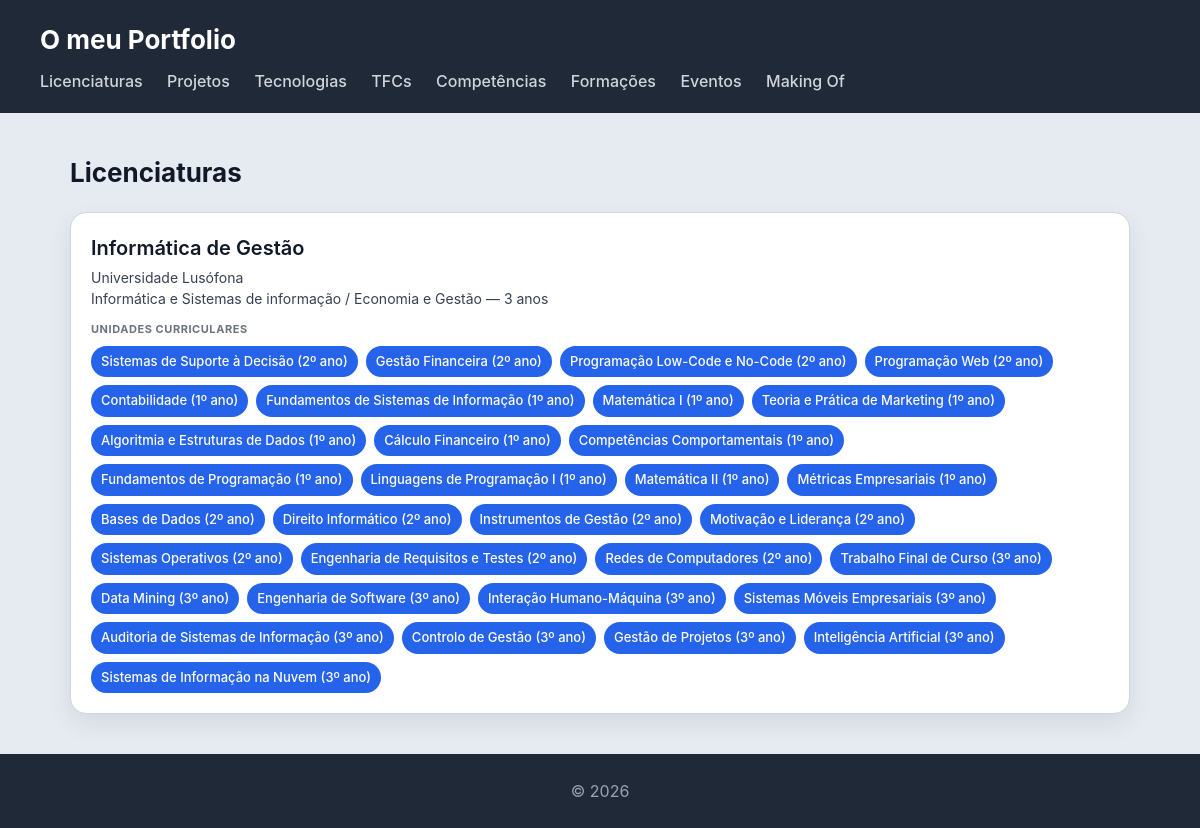
Page /portfolio/licenciaturas/ on the committed database.
### portfolio/models.py (models this page shows, shortened)
class Licenciatura(models.Model):
    nome = models.CharField(max_length=200)
    instituicao = models.CharField(max_length=200)
    area = models.CharField(max_length=100)
    duracao_anos = models.IntegerField()
    descricao = models.TextField(blank=True)
    link = models.URLField(blank=True)

class UnidadeCurricular(models.Model):
    SEMESTRE_CHOICES = [
        (1, 'Semestre 1'),
        (2, 'Semestre 2'),
    ]
    licenciatura = models.ForeignKey(Licenciatura, on_delete=models.CASCADE, related_name='unidades')
    nome = models.CharField(max_length=200)
    ano = models.IntegerField()
    semestre = models.IntegerField(choices=SEMESTRE_CHOICES)
    descricao = models.TextField(blank=True)
    imagem = models.ImageField(upload_to='unidades/', blank=True, null=True)
    docente_nome = models.CharField(max_length=200, blank=True)
    docente_link = models.URLField(blank=True)

### portfolio/views.py (the view)
# urls.py: path('licenciaturas/', views.licenciaturas_view, name='licenciaturas'),
def licenciaturas_view(request):
    licenciaturas = Licenciatura.objects.prefetch_related('unidades').all()
    return render(request, 'portfolio/licenciaturas.html', {'licenciaturas': licenciaturas})

### portfolio/templates/portfolio/licenciaturas.html
{% extends "portfolio/base.html" %}
{% block content %}
<h2>Licenciaturas</h2>
<section>
  {% for licenciatura in licenciaturas %}
  <article>
    <header>
      <h3>{{ licenciatura.nome }}</h3>
      <p>{{ licenciatura.instituicao }}</p>
      <p>{{ licenciatura.area }} — {{ licenciatura.duracao_anos }} anos</p>
    </header>
    <section>
      <h4>Unidades Curriculares</h4>
      <ul>
        {% for unidade in licenciatura.unidades.all %}
          <li>{{ unidade.nome }} ({{ unidade.ano }}º ano)</li>
        {% empty %}
          <li>Sem unidades curriculares</li>
        {% endfor %}
      </ul>
    </section>
  </article>
  {% endfor %}
</section>
{% endblock %}

### escola/static/escola/styles.css (style rules this page uses)
* { box-sizing: border-box; margin: 0; padding: 0; }
body { font-family: "Inter", "Segoe UI", system-ui, -apple-system, sans-serif; background: #e6ebf2; color: #111827; line-height: 1.5; }
h2 { margin-bottom: 20px; font-size: 26px; }
section > article { background: white; padding: 20px; border-radius: 16px; border: 1px solid #d1d5db; box-shadow: 0 10px 25px rgba(0,0,0,0.08); transition: all 0.25s ease; margin-bottom: 20px; }
article > header { margin-bottom: 12px; }
article > header > h3 { font-size: 20px; font-weight: 600; margin-bottom: 4px; }
article > header > p { font-size: 14px; color: #374151; }
article > section { margin-top: 10px; }
article > section > h4 { font-size: 11px; text-transform: uppercase; color: #6b7280; margin-bottom: 8px; letter-spacing: 0.05em; }
article > section > ul { list-style: none; display: flex; flex-wrap: wrap; gap: 8px; }
article > section > ul > li { background: #2563eb; color: white; padding: 6px 10px; border-radius: 999px; font-size: 13px; font-weight: 500; }

### rows in the picture
Licenciatura: nome "Informática de Gestão", instituicao "Universidade Lusófona", area "Informática e Sistemas de informação / Economia e Gestão", duracao_anos "3"
UnidadeCurricular: nome "Sistemas de Suporte à Decisão", ano "2"
UnidadeCurricular: nome "Gestão Financeira", ano "2"
UnidadeCurricular: nome "Programação Low-Code e No-Code", ano "2"
UnidadeCurricular: nome "Programação Web", ano "2"
UnidadeCurricular: nome "Contabilidade", ano "1"
UnidadeCurricular: nome "Fundamentos de Sistemas de Informação", ano "1"
UnidadeCurricular: nome "Matemática I", ano "1"
UnidadeCurricular: nome "Teoria e Prática de Marketing", ano "1"
UnidadeCurricular: nome "Algoritmia e Estruturas de Dados", ano "1"
UnidadeCurricular: nome "Cálculo Financeiro", ano "1"
UnidadeCurricular: nome "Competências Comportamentais", ano "1"
UnidadeCurricular: nome "Fundamentos de Programação", ano "1"
UnidadeCurricular: nome "Linguagens de Programação I", ano "1"
UnidadeCurricular: nome "Matemática II", ano "1"
UnidadeCurricular: nome "Métricas Empresariais", ano "1"
UnidadeCurricular: nome "Bases de Dados", ano "2"
UnidadeCurricular: nome "Direito Informático", ano "2"
UnidadeCurricular: nome "Instrumentos de Gestão", ano "2"
UnidadeCurricular: nome "Motivação e Liderança", ano "2"
UnidadeCurricular: nome "Sistemas Operativos", ano "2"
UnidadeCurricular: nome "Engenharia de Requisitos e Testes", ano "2"
UnidadeCurricular: nome "Redes de Computadores", ano "2"
UnidadeCurricular: nome "Trabalho Final de Curso", ano "3"
UnidadeCurricular: nome "Data Mining", ano "3"
UnidadeCurricular: nome "Engenharia de Software", ano "3"
UnidadeCurricular: nome "Interação Humano-Máquina", ano "3"
UnidadeCurricular: nome "Sistemas Móveis Empresariais", ano "3"
UnidadeCurricular: nome "Auditoria de Sistemas de Informação", ano "3"
UnidadeCurricular: nome "Controlo de Gestão", ano "3"
UnidadeCurricular: nome "Gestão de Projetos", ano "3"
UnidadeCurricular: nome "Inteligência Artificial", ano "3"
UnidadeCurricular: nome "Sistemas de Informação na Nuvem", ano "3"
